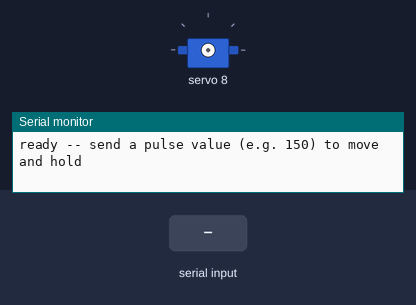
The sketch below on a simulated Arduino Uno, built with avr-gcc and run on an emulated ATmega328P. Shown: servo, the last lines printed to the serial monitor. The inputs (shaded band) are chosen by the test bench.

Above: at 1.2 s.
1.3 s: "90,45\n" received over Serial
2.8 s: "200\n" received over Serial
At 3.8 s:
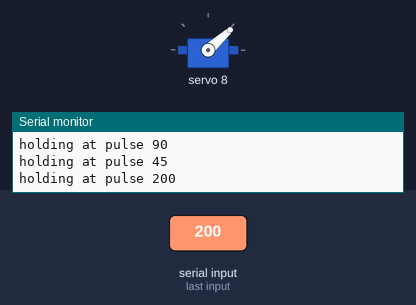
4.3 s: "90\n" received over Serial
At 4.9 s:
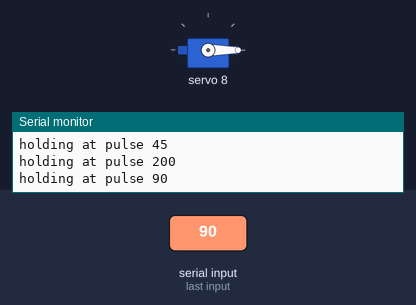
Timing chart, 0 to 7.3 s (numbered marks = the images above; inputs shaded):
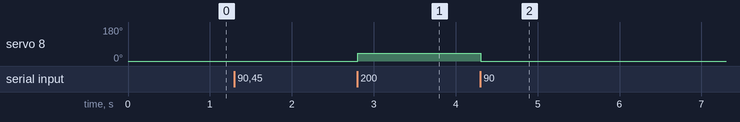

The sketch:

servo_calibration.ino
```cpp
// Servo calibration: holds the pan servo at a requested PCA9685 pulse
// value so the real-world angle can be measured by hand.
// Serial command: send a number (e.g. "150") followed by newline to
// move to that pulse value and hold there.

#include <Wire.h>
#include <Adafruit_PWMServoDriver.h>

Adafruit_PWMServoDriver pwm = Adafruit_PWMServoDriver();

const int SERVO_CHANNEL = 8;
const int SERVO_FREQ = 50;

void setup() {
  Serial.begin(9600);
  pwm.begin();
  pwm.setPWMFreq(SERVO_FREQ);
  delay(10);
  Serial.println("ready -- send a pulse value (e.g. 150) to move and hold");
}

void loop() {
  if (Serial.available() > 0) {
    int pulse = Serial.parseInt();
    if (pulse > 0) {
      pwm.setPWM(SERVO_CHANNEL, 0, pulse);
      Serial.print("holding at pulse ");
      Serial.println(pulse);
    }
  }
}
```

Measured:
- after the input at 2.8 s, servo 8: 0° → 42° at once
- after the input at 4.3 s, servo 8: 42° → 0° at once
